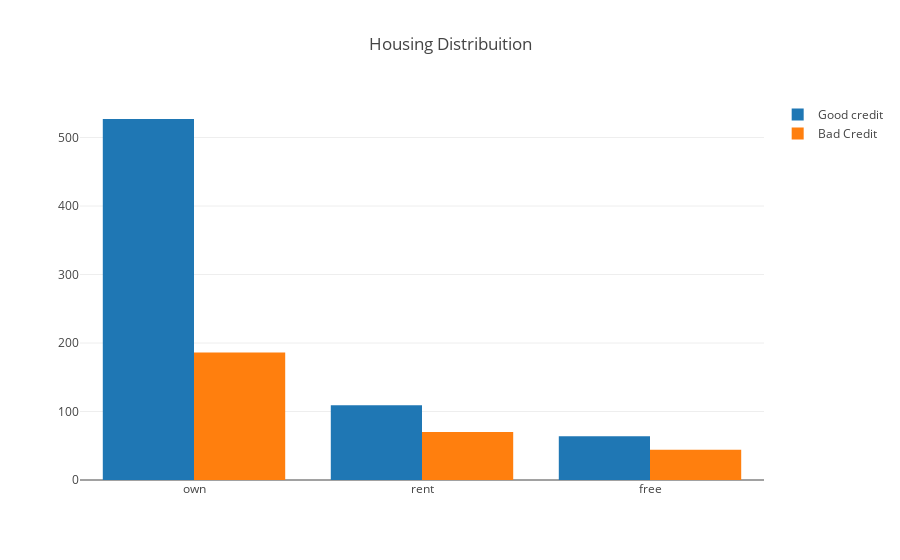

Notebook cell for this chart:
### Markdown cell above
<h2>I will now Look the distribuition of Housing own and rent by Risk</h2>

### Code cell
configure_plotly_browser_state()
#First plot
trace0 = go.Bar(
    x = df_credit[df_credit["Risk"]== 'good']["Housing"].value_counts().index.values,
    y = df_credit[df_credit["Risk"]== 'good']["Housing"].value_counts().values,
    name='Good credit'
)

#Second plot
trace1 = go.Bar(
    x = df_credit[df_credit["Risk"]== 'bad']["Housing"].value_counts().index.values,
    y = df_credit[df_credit["Risk"]== 'bad']["Housing"].value_counts().values,
    name="Bad Credit"
)

data = [trace0, trace1]

layout = go.Layout(
    title='Housing Distribuition'
)


fig = go.Figure(data=data, layout=layout)

py.iplot(fig, filename='Housing-Grouped')

### Figure 1 — Plotly figure (JSON) as saved in the notebook; plotly's stock layout.template omitted (floating-point values rounded to 4 significant figures)
{"data": [{"y": [527, 109, 64], "x": ["own", "rent", "free"], "type": "bar", "name": "Good credit", "uid": "2ab978ea-3d24-4894-89b1-b7a2bb23dd92"}, {"y": [186, 70, 44], "x": ["own", "rent", "free"], "type": "bar", "name": "Bad Credit", "uid": "0150f3fe-e3ea-4229-9e1b-05f4b3e3d4f0"}], "layout": {"title": {"text": "Housing Distribuition"}}}
